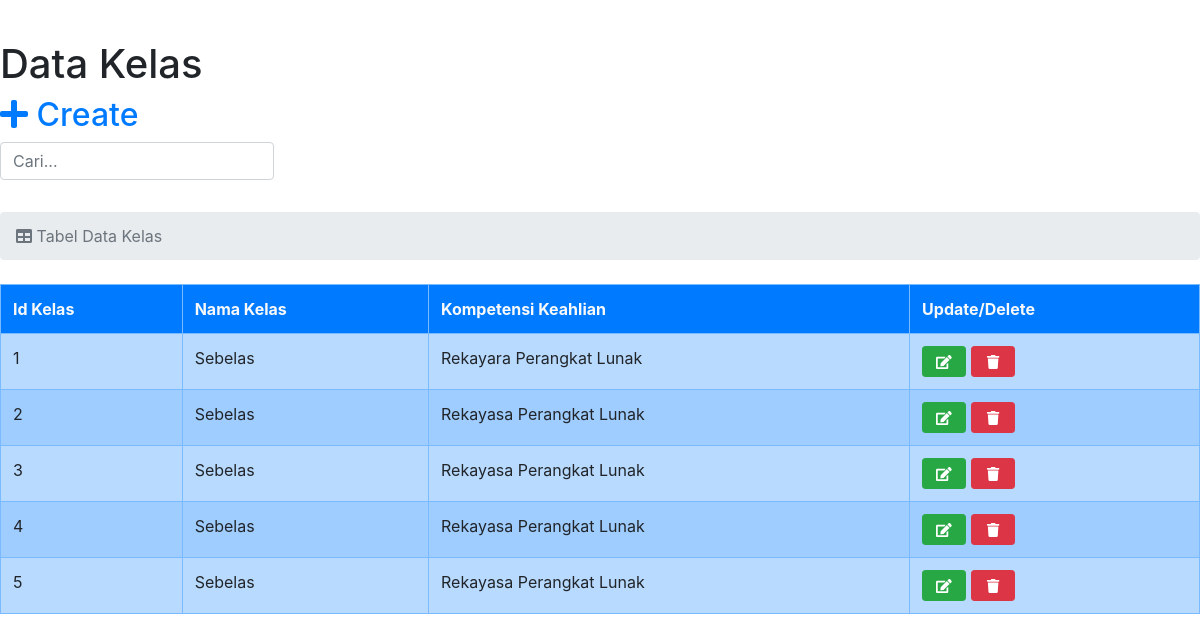
The page /new_admin/tampil_kelas.php (signed in) on the database its author committed.
### tables this page shows
CREATE TABLE `kelas` (
  `id_kelas` int(11) NOT NULL,
  `nama_kelas` varchar(10) NOT NULL,
  `kompetensi_keahlian` varchar(50) NOT NULL
);

### new_admin/tampil_kelas.php (the view, shortened to what this page needs)
<?php require_once('../Connections/koneksi.php'); ?>
<?php
$maxRows_tampil_kelas = 500;
$pageNum_tampil_kelas = 0;
$startRow_tampil_kelas = $pageNum_tampil_kelas * $maxRows_tampil_kelas;
$query_tampil_kelas = "SELECT * FROM kelas";
$query_limit_tampil_kelas = sprintf("%s LIMIT %d, %d", $query_tampil_kelas, $startRow_tampil_kelas, $maxRows_tampil_kelas);
$tampil_kelas = mysql_query($query_limit_tampil_kelas, $koneksi) or die(mysql_error());
$row_tampil_kelas = mysql_fetch_assoc($tampil_kelas);
?>
<!doctype html>
<html>
<head>
  <link rel="stylesheet" href="../css/bootstrap.css">
  <link rel="stylesheet" href="../css/all.min.css">
</head>
<body>
  <p>&nbsp;</p>
  <h1>Data Kelas</h1>
  <h2><a href="create_kelas.php"><i class="fas fa-plus"></i> Create</a></h2>
  <div class="row mb-3">
    <form action="" method="post">
      <div class="col-sm-4">
        <div class="form-group form-inline">
          <input type="text" placeholder="Cari..." name="key" id="key" class="form-control">
        </div>
      </div>
    </form>
  </div>
  <ol class="breadcrumb mb-4">
    <li class="breadcrumb-item active"><i class="fas fa-table"></i> Tabel Data Kelas</li>
  </ol>
  <div id="container">
    <div class="table-responsive">
      <table class="table table-bordered table-primary table-hover">
        <tr class="text-light font-weight-bold bg-primary">
          <td>Id Kelas</td>
          <td>Nama Kelas</td>
          <td>Kompetensi Keahlian</td>
          <td>Update/Delete</td>
        </tr>
        <?php do { ?>
          <tr class="td">
            <td><?php echo $row_tampil_kelas['id_kelas']; ?></td>
            <td><?php echo $row_tampil_kelas['nama_kelas']; ?></td>
            <td><?php echo $row_tampil_kelas['kompetensi_keahlian']; ?></td>
            <td><a class="btn btn-sm btn-success col-sm-2" href="update_kelas.php?id_kelas=<?php echo $row_tampil_kelas['id_kelas']; ?>"><i class="fas fa-edit"></i></a> <a onClick="return confirm('Apa kamu yakin ingin menghapus Id Kelas <?php echo $row_tampil_kelas['id_kelas']; ?>?');" class="btn btn-sm btn-danger col-sm-2" href="delete_kelas.php?id_kelas=<?php echo $row_tampil_kelas['id_kelas']; ?>"><i class="fas fa-trash"></i></a></td>
          </tr>
        <?php } while ($row_tampil_kelas = mysql_fetch_assoc($tampil_kelas)); ?>
      </table>
    </div>
  </div>
</body>
</html>

### new_admin/tampil_kelas.php (style rules this page uses)
.td:nth-child(odd) { background: #9fcdff; }

### rows shown on the page
kelas: id_kelas "1", nama_kelas "Sebelas", kompetensi_keahlian "Rekayara Perangkat Lunak"
kelas: id_kelas "2", nama_kelas "Sebelas", kompetensi_keahlian "Rekayasa Perangkat Lunak"
kelas: id_kelas "3", nama_kelas "Sebelas", kompetensi_keahlian "Rekayasa Perangkat Lunak"
kelas: id_kelas "4", nama_kelas "Sebelas", kompetensi_keahlian "Rekayasa Perangkat Lunak"
kelas: id_kelas "5", nama_kelas "Sebelas", kompetensi_keahlian "Rekayasa Perangkat Lunak"
